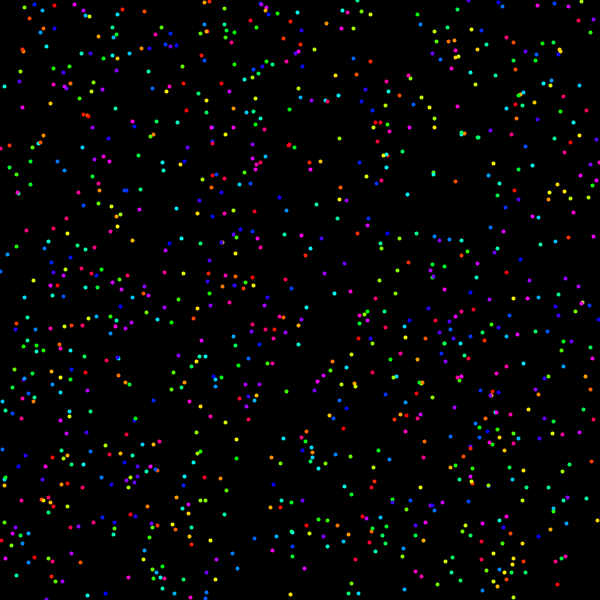
Frame 1 (no input)
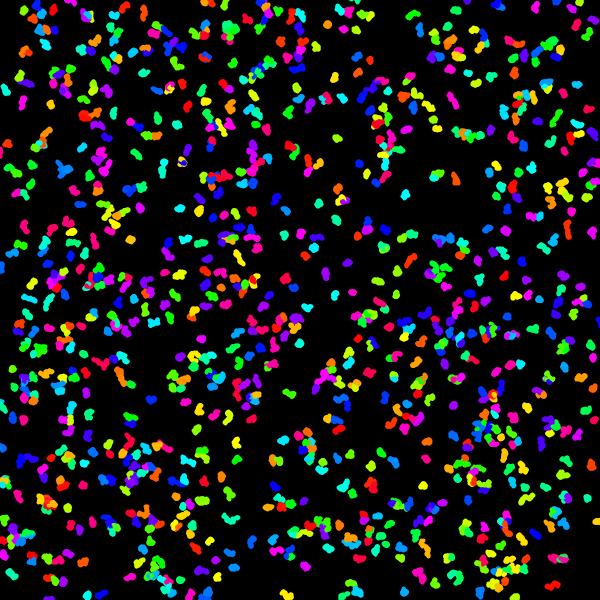
Frame 60 (the mouse pressed at the canvas centre just before this capture)
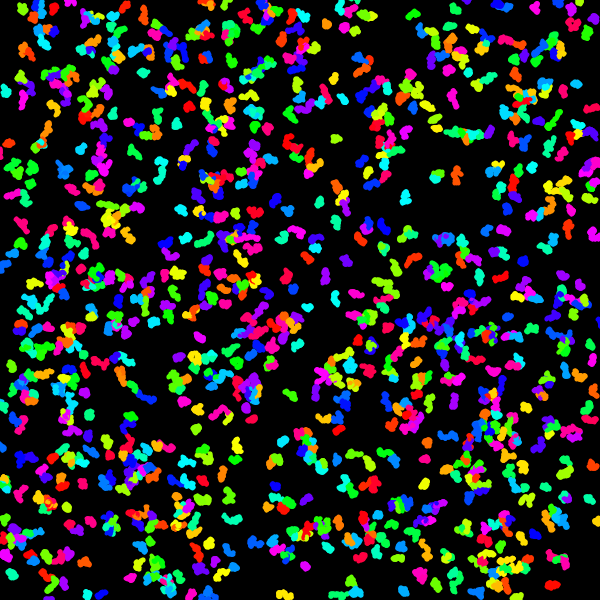
Frame 120 (the mouse held since frame 60 and released just before this capture)

The Processing sketch that drew these frames (run headless with seeded random() and noise(); from frame 60 on, the mouse is pressed at the canvas centre):

// Processing sketch: wandering_painters
// ── wandering_painters.pde
float[] x;
float[] y;
int COUNT = 1000;
int RATE = 1;

void setup() {
  size(600, 600);
  x = new float[COUNT];
  y = new float[COUNT];

  for (int n = 0; n < COUNT; n++) {
    x[n] = random(width);
    y[n] = random(height);
  }
  
  colorMode(HSB, 255, 100, 100);

  background(0);
}

void draw() {
  stroke(255, 100);
  strokeWeight(4);

  for (int n = 0; n < COUNT; n++) {
    stroke(n % 255, 100, 100);
    float cx = x[n];
    float cy = y[n];
    point(cx, cy);
    x[n] = x[n] + random(-RATE, RATE);
    y[n] = y[n] + random(-RATE, RATE);
  }
}
